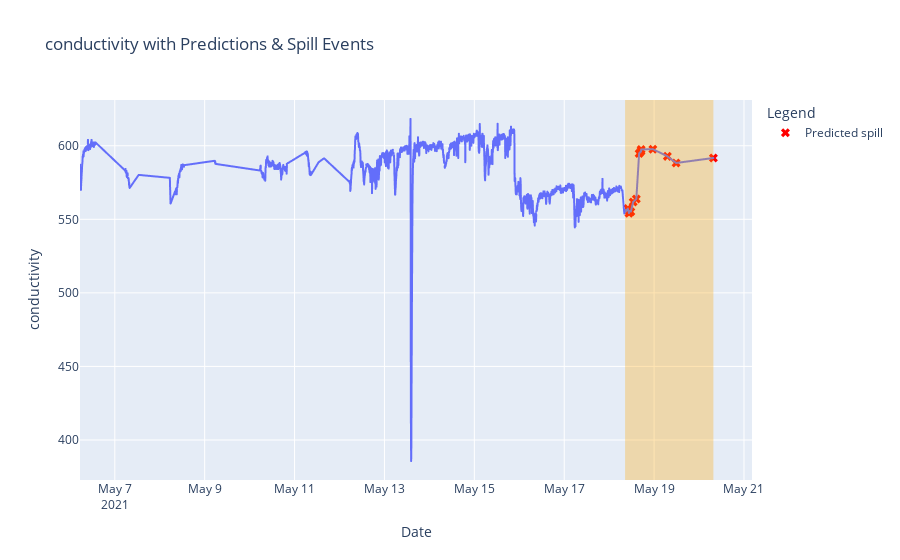

Notebook code for this chart:
### Code cell
# === PLOT CASCADING METRICS RESULTS ===
import plotly.express as px
import plotly.graph_objects as go
print("=== Plotting Cascading Metrics Results ===")

# Use the existing plot_model_predictions function with results_df
print("Generating cascading metrics plot...")

plot_model_predictions(
    df=results_df,
    location='footbridge',  # Spill 1 location
    start_date='2021-05-06',
    end_date='2021-05-21',
    sensor='conductivity'
)

print("\\nCascading metrics plot generated!")
print("\\nPlot features:")
print("- Blue line: Conductivity sensor data")
print("- Red X markers: Predicted spill events (cascading metrics)")
print("- Orange shaded area: True spill events")
print("- Interactive hover for details")

# Additional analysis
print(f"\\n=== CASCADING METRICS ANALYSIS ===")
print(f"Optimization focused on:")
print(f"1st Priority: Catch spill events (+1000 points)")
print(f"2nd Priority: Minimize false alarms (70% weight)")
print(f"3rd Priority: Fast detection (30% weight)")
print(f"\\nFinal optimized parameters:")
for param, value in cascading_best_params.items():
    print(f"  {param}: {value}")
print(f"\\nFinal cascading score: {cascading_best_score:.2f}")

# Compare with original F1-score results if available
if 'study' in locals():
    print(f"\\n=== COMPARISON ===")
    print(f"Original F1-Score Best: {study.best_value:.6f}")
    print(f"Cascading Metrics Best: {cascading_best_score:.2f}")
    print(f"\\nThe cascading approach prioritizes spill detection over overall F1 score.")

### Figure 1 — Plotly figure (JSON) as saved in the notebook; plotly's stock layout.template omitted (floating-point values rounded to 4 significant figures; data arrays with more than 128 entries replaced by an {"elided": "..."} marker saying what was removed)
{"data": [{"hovertemplate": "datetime=%{x}<br>conductivity=%{y}<extra></extra>", "legendgroup": "", "line": {"color": "#636efa", "dash": "solid"}, "marker": {"symbol": "circle"}, "mode": "lines", "name": "", "showlegend": false, "type": "scattergl", "x": {"elided": "2154 str values"}, "xaxis": "x", "y": {"elided": "2154 float values"}, "yaxis": "y"}, {"marker": {"color": "red", "size": 8, "symbol": "x"}, "mode": "markers", "name": "Predicted spill", "type": "scatter", "x": ["2021-05-18T10:00:00.000000000", "2021-05-18T10:35:00.000000000", "2021-05-18T10:40:00.000000000", "2021-05-18T11:35:00.000000000", "2021-05-18T12:50:00.000000000", "2021-05-18T14:30:00.000000000", "2021-05-18T16:00:00.000000000", "2021-05-18T17:00:00.000000000", "2021-05-18T17:05:00.000000000", "2021-05-18T23:20:00.000000000", "2021-05-19T07:05:00.000000000", "2021-05-19T11:45:00.000000000", "2021-05-20T07:40:00.000000000"], "y": [557.3, 554.2, 555.8, 555.2, 561.8, 563.8, 594.8, 596.2, 597.5, 597.7, 592.8, 588.3, 591.7]}], "layout": {"hovermode": "x unified", "legend": {"title": {"text": "Legend"}, "tracegroupgap": 0}, "shapes": [{"fillcolor": "orange", "line": {"width": 0}, "opacity": 0.3, "type": "rect", "x0": "2021-05-18T08:30:00", "x1": "2021-05-20T07:40:00", "xref": "x", "y0": 0, "y1": 1, "yref": "y domain"}], "title": {"text": "conductivity with Predictions & Spill Events"}, "xaxis": {"anchor": "y", "domain": [0, 1], "title": {"text": "Date"}}, "yaxis": {"anchor": "x", "domain": [0, 1], "title": {"text": "conductivity"}}}}
